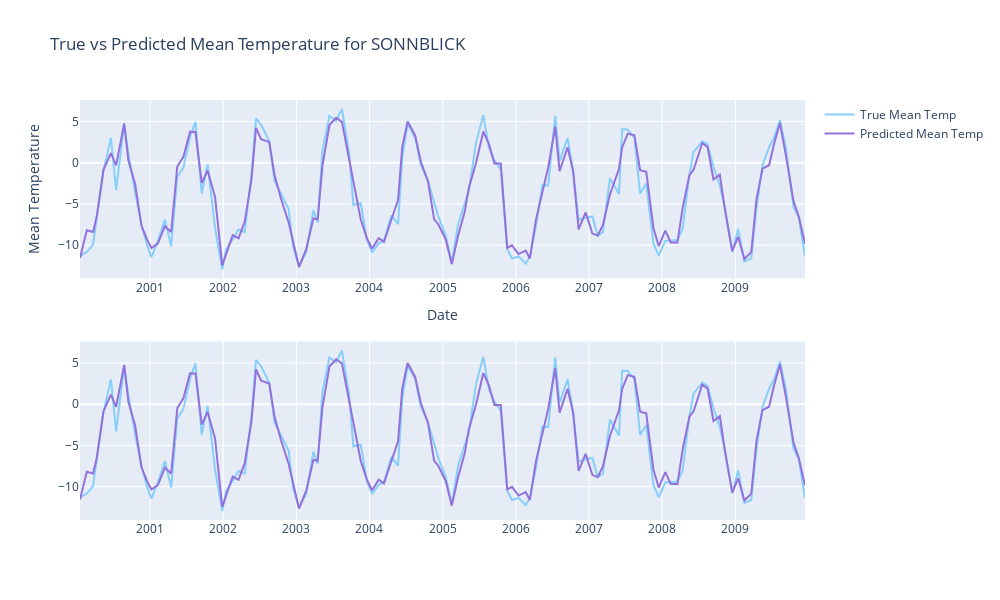

The notebook cell saved with this chart:
### Code cell
X_test['datetime'] = pd.to_datetime(X_test[['year', 'month', 'day']])

# Grouping by year and month, and calculating the mean for each group
grouped_test = X_test.groupby(['year', 'month'], as_index=False).mean()

# Select the city for which to visualize data
city_to_plot = 'SONNBLICK'
city_test_mask = X_test['city_' + city_to_plot] == 1

y_test_grouped = pd.DataFrame({'Date': X_test[city_test_mask]['datetime'], 'mean_temp': y_test[city_test_mask]})
y_pred_grouped = pd.DataFrame({'Date': X_test[city_test_mask]['datetime'], 'mean_temp': y_pred[city_test_mask]})

y_test_grouped = y_test_grouped.groupby([y_test_grouped['Date'].dt.year, y_test_grouped['Date'].dt.month], as_index=False).mean()
y_pred_grouped = y_pred_grouped.groupby([y_pred_grouped['Date'].dt.year, y_pred_grouped['Date'].dt.month], as_index=False).mean()

fig = make_subplots(rows=2, cols=1)

# Actual mean_temp (Truth)
fig.add_trace(go.Scatter(x=y_test_grouped['Date'], y=y_test_grouped['mean_temp'],name='True Mean Temp', marker_color='LightSkyBlue'), row=1, col=1)
# Predicted mean_temp (Prediction)
fig.add_trace(go.Scatter(x=y_pred_grouped['Date'], y=y_pred_grouped['mean_temp'],name='Predicted Mean Temp', marker_color='MediumPurple'), row=1, col=1)
# Plot for future predictions and comparison
fig.add_trace(go.Scatter(x=y_test_grouped['Date'], y=y_test_grouped['mean_temp'],name='True Mean Temp (Future)', marker_color='LightSkyBlue', showlegend=False), row=2, col=1)
fig.add_trace(go.Scatter(x=y_pred_grouped['Date'], y=y_pred_grouped['mean_temp'],name='Predicted Mean Temp (Future)', marker_color='MediumPurple', showlegend=False), row=2, col=1)

fig.update_layout(title=f"True vs Predicted Mean Temperature for {city_to_plot}",
                  xaxis_title="Date",
                  yaxis_title="Mean Temperature",
                  height=600, width=1000)
fig.show()
